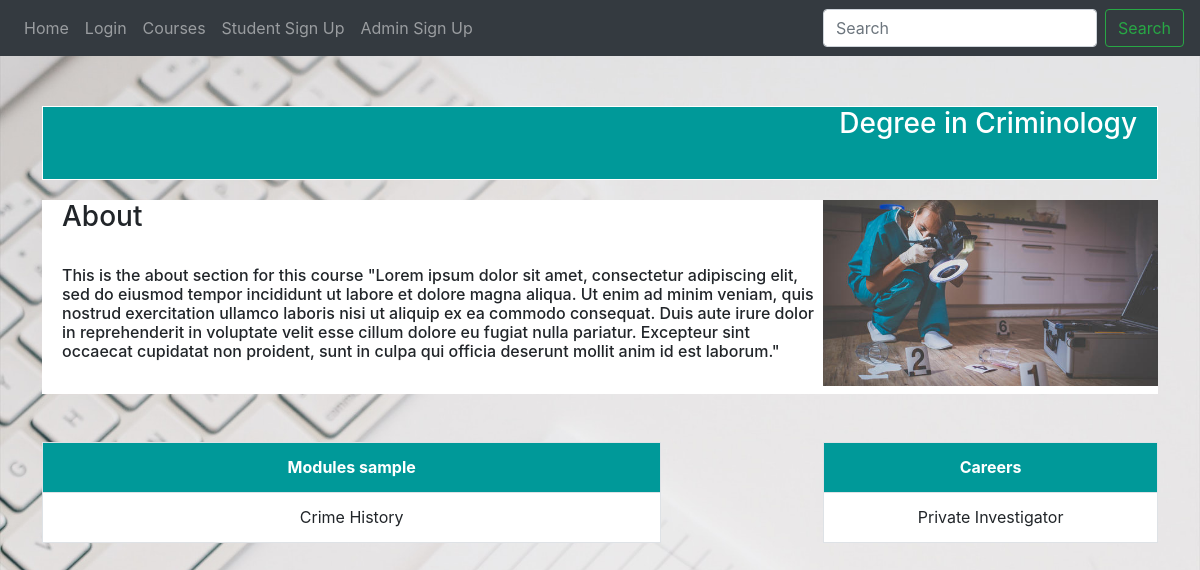
The page /course/4 on the database its author committed.
### website/models.py (models this page shows)
class Courses(db.Model):
    id = db.Column(db.Integer, primary_key=True)
    courseName = db.Column(db.String(300))
    institute = db.Column(db.String(300))
    neededSubject = db.Column(db.String(300))
    about = db.Column(db.String(1000))
    courseimg = db.Column(db.String(1000))
    modules = db.Column(db.String(300))
    careers = db.Column(db.String(300))
    user_id = db.Column(db.Integer, db.ForeignKey('user.id'))

### website/views.py (the view)
@views.route('/course/<int:id>')
def course(id):
    course = Courses.query.get_or_404(id)
    return render_template('course.html', course=course)

### website/templates/course.html
{% extends "base.html" %} {% block title %}{{ course.courseName }}{% endblock %} {% block content
    %}
              <div class="info">
                <h3 class="infoname" style="margin-right: 20px;">{{ course.courseName }}</h3>
                <br><br><br>
            </div>
            <img class="infopic" style="float: right; margin-top: 20px;" src="\static/images/{{course.courseimg }}" alt="courselogo" width="30%" height="50%">
            <div class="infobod">
                <h3>About</h3>
                <br>
                <h6>{{ course.about }}</h6>
                <br>
            </div>
            <div class="table-responsive">
            <br><br>
            <table class="table table-striped table-bordered table-fixed table-hover table-condensed" style="border:0px; width: 55.5%; display: inline-block; " id="myTable3">
              <tr>
                <th>Modules sample</th>
              </tr>
              <tr>
                <td>{{ course.modules }}</td>
                </tr>
            </table>
            <table class="table table-striped table-bordered table-fixed table-hover table-condensed" style="border:0px; width: 30%; float: right;" id="myTable3">
                <tr>
                  <th>Careers</th>
                </tr>
                <tr>
                  <td>{{ course.careers }}</td>
                </tr>
              </table>
            </div>
    {% endblock %}

### website/static/styles.css (style rules this page uses)
#myTable3 th { background-color: #009999; color: white; text-align: center; width: 20%; }
body { background: url(background.jpg); background-size:cover; background-repeat:no-repeat; }
.info { margin-top: 50px; background-color: #009999; border-style: solid; border-width: 1px; border-color: white; color: white; }
.infoname { margin-left: 20px; float: right; }
.infobod { margin-top: 20px; padding-left: 20px; padding-right: 20px; background-color: white; }

### rows shown on the page
Courses: courseName "Degree in Criminology", courseimg (picture), about "This is the about section for this course \"Lorem ipsum dolor sit amet, consectetur adipiscing elit, sed do eiusmod tempor incididunt ut labore et dolore magna aliqua. Ut enim ad minim veniam, quis nostrud exercitation ullamco laboris nisi ut aliquip ex ea commodo consequat. Duis aute irure dolor in reprehenderit in voluptate velit esse cillum dolore eu fugiat nulla pariatur. Excepteur sint occaecat cupidatat non proident, sunt in culpa qui officia deserunt mollit anim id est laborum.\"", modules "Crime History", careers "Private Investigator"
